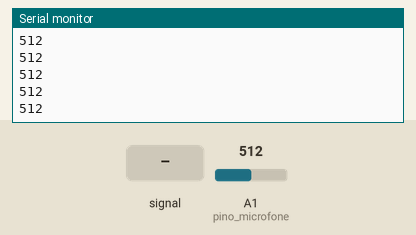
The sketch below on a simulated Arduino Uno, built with avr-gcc and run on an emulated ATmega328P. On the bench: the last lines printed to the serial monitor. The test bench sets the inputs (shaded band); at power-on: A1 (pino_microfone) = 512.

Above: at 1.2 s.
1.3 s: A1 (pino_microfone) fed a 200 Hz sine of ±81 counts around its level
At 2.3 s:
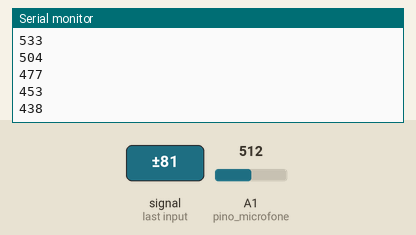
2.8 s: A1 (pino_microfone) set to 716
At 3.3 s:
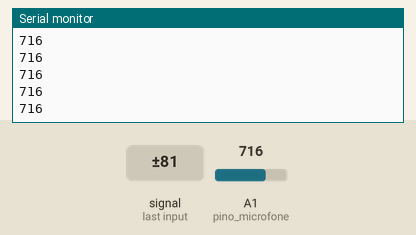
4.3 s: A1 (pino_microfone) fed a 1000 Hz sine of ±255 counts around its level
5.8 s: A1 (pino_microfone) set to 1023
At 6.5 s:
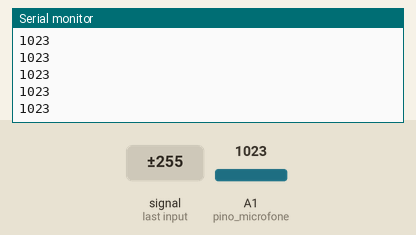
Timing chart, 0 to 8.3 s (numbered marks = the images above; inputs shaded):
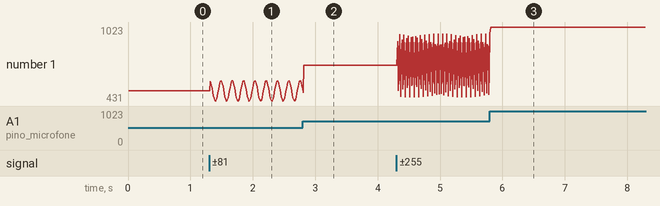

The sketch:

v1_robocore_sensor_de_som.ino
```cpp
/*******************************************************************************
* Kit Avançado para Arduino v4 - Detectando Sons
* Mostrar os valores lidos pelo Sensor de Som no Monitor Serial.
*******************************************************************************/

const int pino_microfone = A1; // pino onde o sensor de som está conectado
int leitura = 0; // variável para armazenar o valor lido pelo ADC
float tensao = 0.0; // variável para armazenar a tensão

void setup() {
  // Inicia e configura a Serial
  Serial.begin(9600); // 9600bps

  // configura o pino com sensor de som como entrada
  pinMode(pino_microfone, INPUT); // pino A0
}

void loop() {
  // le o valor de tensão no pino do sensor de som
  leitura = analogRead(pino_microfone);

  // imprime valor lido pelo arduino (0 a 1023)
  delay(10);
  Serial.print(leitura);

  // converte e imprime o valor em tensão elétrica
  //tensao = leitura * 5.0 / 1023.0;
  //Serial.print(tensao);

  Serial.println(); // nova linha


}
```

Measured:
- after the input at 1.3 s, the serial monitor: prints a new line at once (image 1)
- plotted number 1: 512 → 528 after the input at 1.3 s
